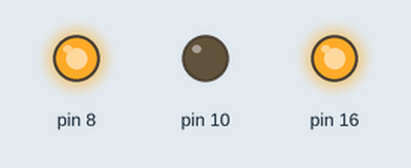
A program run on a simulated Raspberry Pi (header pin numbers). Shown: output pins drawn as LEDs (lit = HIGH).

Above: at 0.5 s.
At 3.5 s:
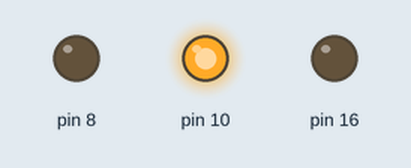
Timing chart, 0 to 4.6 s (numbered marks = the images above):
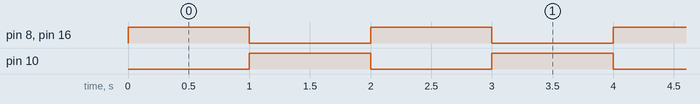

Measured:
- by itself, pin 8, pin 10, pin 16: alternates HIGH for 1.0 s and LOW for 1.0 s

The program:

led_multiple.py
```python
import RPi.GPIO as GPIO
import time

GPIO.setmode(GPIO.BOARD)
GPIO.setup(8, GPIO.OUT, initial=GPIO.LOW)
GPIO.setup(10, GPIO.OUT, initial=GPIO.LOW)
GPIO.setup(16, GPIO.OUT, initial=GPIO.LOW)
GPIO.setwarnings(False)

while True:
    GPIO.output(8, GPIO.HIGH)
    GPIO.output(10, GPIO.LOW)
    GPIO.output(16, GPIO.HIGH)
    time.sleep(1)
    GPIO.output(8, GPIO.LOW)
    GPIO.output(10, GPIO.HIGH)
    GPIO.output(16, GPIO.LOW)
    time.sleep(1)
```
